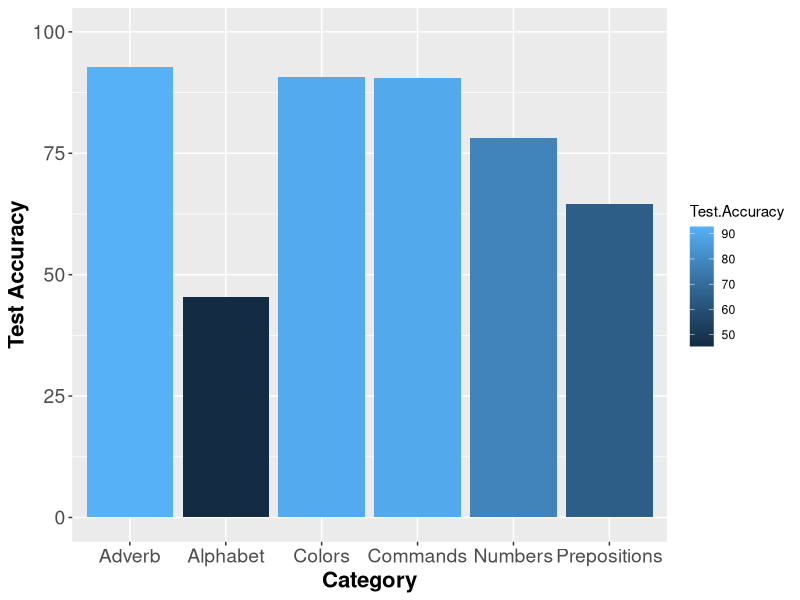
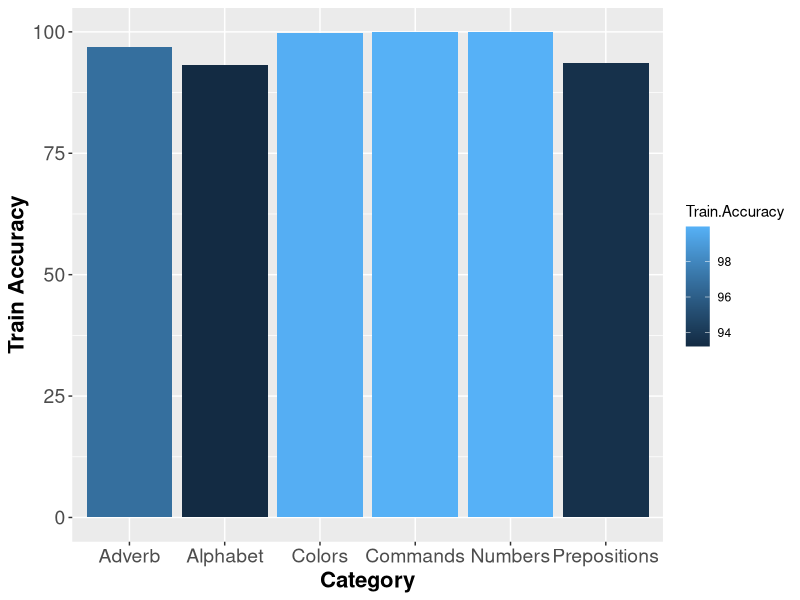
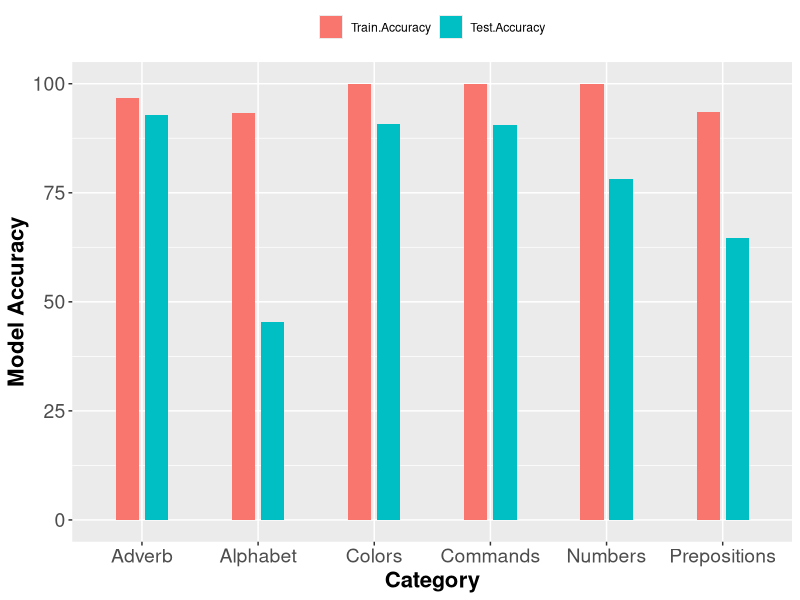

Recreate these plots in R, in order.
library(reshape2)
library(ggplot2)


Lipify <- read.csv("Project_Accuracy.csv", header = TRUE)


# Test Accuracy Graph:
ggplot(Lipify, aes(x = Category, y=Test.Accuracy)) + 
  geom_bar(stat = "identity",aes(fill = Test.Accuracy)) +
  ylim(0, 100) +
  ylab("Test Accuracy")+
  theme(axis.text=element_text(size=14),
        axis.title=element_text(size=16,face="bold"))


# Train Accuracy Graph:
ggplot(Lipify, aes(x = Category, y=Train.Accuracy)) + 
  geom_bar(stat = "identity",aes(fill = Train.Accuracy)) +
  ylim(0, 100) +
  ylab("Train Accuracy")+
  theme(axis.text=element_text(size=14),
        axis.title=element_text(size=16,face="bold"))


Lipify <- melt(Lipify, id.vars='Category')

ggplot(Lipify, aes(Category, value)) + geom_bar(aes(fill = variable), width = 0.4,
                                                position = position_dodge(width=0.5), stat="identity") + 
  theme(legend.position="top", legend.title = element_blank()) +
  ylab("Model Accuracy") +
  theme(axis.text=element_text(size=14),
        axis.title=element_text(size=16,face="bold"))